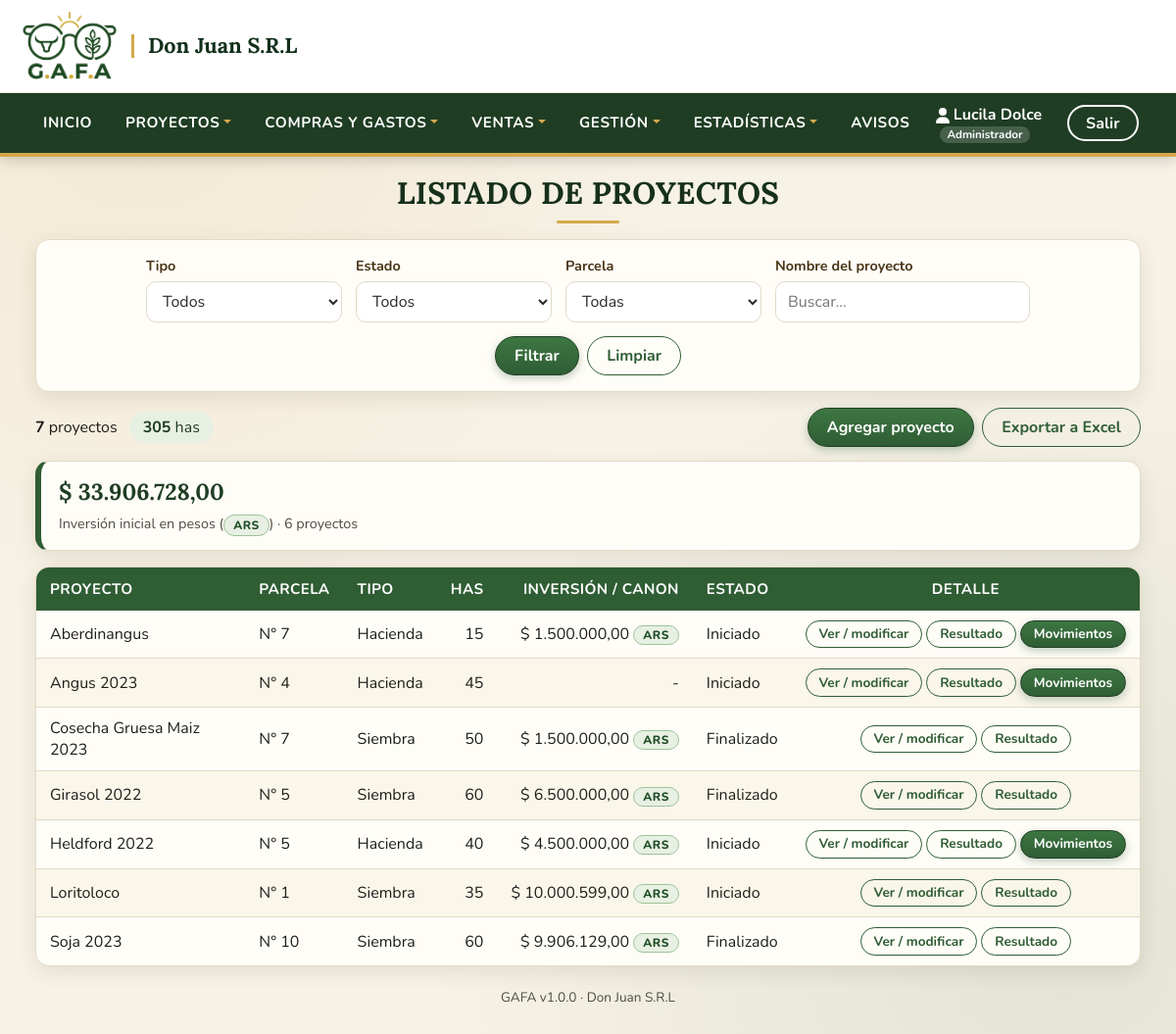
Page /todosLosProyectos.php?error (signed in) on the committed database.
### tables this page shows
CREATE TABLE `usuarios` (
  `id_usuario` int(11) NOT NULL AUTO_INCREMENT,
  `usuario` varchar(45) NOT NULL,
  `password` varchar(255) NOT NULL,
  `nombre` varchar(45) NOT NULL,
  `apellido` varchar(45) NOT NULL,
  `id_tipoUsuario` int(11) NOT NULL,
  `id_EstadoUsuario` int(1) NOT NULL,
  PRIMARY KEY (`id_usuario`)
);

CREATE TABLE `proyectos` (
  `id_Proyecto` int(11) NOT NULL AUTO_INCREMENT,
  `id_Parcela` int(11) NOT NULL,
  `nombreProyecto` varchar(45) NOT NULL,
  `id_TipoProyecto` int(11) NOT NULL,
  `cantidadHas` int(11) NOT NULL,
  `id_EstadoProyecto` int(11) NOT NULL,
  PRIMARY KEY (`id_Proyecto`)
);

CREATE TABLE `tipoproyecto` (
  `id_tipoProyecto` int(11) NOT NULL AUTO_INCREMENT,
  `tipoProyecto` varchar(45) NOT NULL,
  PRIMARY KEY (`id_tipoProyecto`)
);

CREATE TABLE `estadoproyecto` (
  `id_EstadoProyecto` int(11) NOT NULL AUTO_INCREMENT,
  `estado` varchar(45) NOT NULL,
  PRIMARY KEY (`id_EstadoProyecto`)
);

### todosLosProyectos.php (the view, shortened to what the rows shown need)
<?php
include('./Template/Cabecera.php');
include('./Modelo/Conexion.php');
include_once('./Modelo/Auth.php');
include_once('./Modelo/Proyectos.php');
$f = filtrosProyectos($_GET);
$proyectos = consultarProyectos($conexion, $f);
$invMon = totalesPorMoneda(array_filter($proyectos, function ($p) { return $p['inversion'] !== null && $p['monedaInversion']; }), 'inversion', 'monedaInversion');
?>
<center>
    <h1>LISTADO DE PROYECTOS</h1>
    <?php if ($invMon) { ?>
        <?php foreach ($invMon as $mon => $t) { ?>
            <span>Inversión inicial en <?php echo e(strtolower(nombreMoneda($mon))); ?> (<?php echo chipMoneda($mon); ?>) · <?php echo (int)$t['cantidad']; ?> proyecto<?php echo $t['cantidad'] === 1 ? '' : 's'; ?></span>
        <?php } ?>
    <?php } ?>
    <?php if (!$proyectos) { ?>
    <p class="sin-datos">No hay proyectos para mostrar<?php echo hayFiltrosProyectos($f) ? ' con esos filtros' : ''; ?>.</p>
    <?php } else { ?>
    <table>
        <thead>
        <tr>
            <th>Proyecto</th>
            <th>Parcela</th>
            <th>Tipo</th>
            <th style="text-align:right;">Has</th>
            <th style="text-align:right;">Inversión / canon</th>
            <th>Estado</th>
            <th style="text-align:center;">Detalle</th>
        </tr>
        </thead>
        <tbody>
        <?php foreach ($proyectos as $p) { ?>
        <tr>
            <td><?php echo e($p['nombreProyecto']); ?></td>
            <td>N° <?php echo (int)$p['id_Parcela']; ?></td>
            <td><?php echo e($p['tipoProyecto']); ?></td>
            <td style="text-align:right;"><?php echo (int)$p['cantidadHas']; ?></td>
            <td class="nowrap" style="text-align:right;">
                <?php if ($p['canon'] !== null) { ?>
                    <?php echo e(montoMoneda($p['canon'], $p['monedaCanon'])); ?> <?php echo chipMoneda($p['monedaCanon']); ?><br><small><?php echo e($p['periodicidad']); ?></small>
                <?php } elseif ($p['inversion'] !== null && $p['monedaInversion']) { ?>
                    <?php echo e(montoMoneda($p['inversion'], $p['monedaInversion'])); ?> <?php echo chipMoneda($p['monedaInversion']); ?>
                <?php } elseif ($p['inversion'] !== null) { ?>
                    <?php echo e(number_format((float)$p['inversion'], 2, ',', '.')); ?>
                <?php } else { ?>-<?php } ?>
            </td>
            <td><?php echo e($p['estado']); ?></td>
            <td class="text-center text-nowrap">
                <a class="btn btn-sm btn-outline-success" href="./detalleProyecto.php?no=<?php echo (int)$p['id_Proyecto']; ?>">Ver / modificar</a>
                <a class="btn btn-sm btn-outline-success" href="./resultados.php?no=<?php echo (int)$p['id_Proyecto']; ?>">Resultado</a>
                <?php if ((int)$p['id_TipoProyecto'] === 1) { ?>
                <a class="btn btn-sm btn-success" href="./movimientosHacienda.php?no=<?php echo (int)$p['id_Proyecto']; ?>">Movimientos</a>
                <?php } ?>
            </td>
        </tr>
        <?php } ?>
        </tbody>
    </table>
    <?php } ?>
</center>
<?php
include('./Template/Pie.php');
?>

### Template/Cabecera.php (shortened to what the rows shown need)
<?php
include ("./Modelo/Conexion.php");
include_once('./Modelo/Auth.php');
include_once('./Modelo/Empresa.php');
$iduser = $_SESSION['usuario'];
$stmtCab = $conexion->prepare("SELECT * FROM usuarios WHERE usuario = ?");
$stmtCab->bind_param("s", $iduser);
$stmtCab->execute();
$row = $stmtCab->get_result()->fetch_assoc();
$nombre = nombrePropio($row['nombre']);
$apellido = nombrePropio($row['apellido']);
$puedeEscribir = puedeEscribir($conexion);
$rolNombre = nombreRol(rolUsuario($conexion));
?>
<!DOCTYPE html>
<html lang="es">
<head>
    <link href="https://cdn.jsdelivr.net/npm/bootstrap@5.2.0-beta1/dist/css/bootstrap.min.css" rel="stylesheet">
    <link href="https://unpkg.com/aos@2.3.1/dist/aos.css" rel="stylesheet">
	<link rel="stylesheet" href="estilos.css">
	<link rel="stylesheet" href="Css/tema.css">
</head>
<body>
<header class="hea-pri" >
    <nav class="navbar navbar-expand-lg navbar-light" style="border-bottom: 1px solid #0a6111;">
        <div class="container-fluid navpri">
            <div class="exit">
				<div class="exit-name">
				<p><svg xmlns="http://www.w3.org/2000/svg" height="1em" viewBox="0 0 448 512"><path d="M224 256A128 128 0 1 0 224 0a128 128 0 1 0 0 256zm-45.7 48C79.8 304 0 383.8 0 482.3C0 498.7 13.3 512 29.7 512H418.3c16.4 0 29.7-13.3 29.7-29.7C448 383.8 368.2 304 269.7 304H178.3z"/></svg>&nbsp<?php echo htmlspecialchars($nombre." ".$apellido, ENT_QUOTES, 'UTF-8'); ?> <small class="rol-usuario"><?php echo e($rolNombre); ?></small></p>
				</div>
			</div>
        </div>
    </nav>
</header>

### Modelo/Moneda.php (shortened to what the rows shown need)
<?php
function tablaExiste($conexion, string $tabla): bool
{
    $stmt = $conexion->prepare("SELECT 1 FROM information_schema.tables WHERE table_schema = DATABASE() AND table_name = ?");
    $stmt->bind_param("s", $tabla);
    $stmt->execute();
    $existe = (bool)$stmt->get_result()->fetch_row();
    return $existe;
}
function columnaExiste($conexion, string $tabla, string $columna): bool
{
    $stmt = $conexion->prepare("SELECT 1 FROM information_schema.columns WHERE table_schema = DATABASE() AND table_name = ? AND column_name = ?");
    $stmt->bind_param("ss", $tabla, $columna);
    $stmt->execute();
    $existe = (bool)$stmt->get_result()->fetch_row();
    return $existe;
}
function simboloMoneda(?string $codigo): string
{
    $codigo = strtoupper(trim((string)$codigo));
    if ($codigo === 'ARS' || $codigo === '') return '$';
    return $codigo;
}
function montoMoneda($valor, ?string $codigo): string
{
    return simboloMoneda($codigo) . ' ' . number_format((float)$valor, 2, ',', '.');
}
function chipMoneda(?string $codigo): string
{
    $c = strtoupper(trim((string)$codigo));
    $clase = $c === 'USD' ? 'moneda-usd' : 'moneda-ars';
    return '<span class="chip-moneda ' . $clase . '">' . htmlspecialchars($c !== '' ? $c : '-', ENT_QUOTES, 'UTF-8') . '</span>';
}

### rows in the picture
usuarios: nombre+apellido "Lucila Dolce", id_tipoUsuario "Administrador"
proyectos: nombreProyecto "Aberdinangus", id_Parcela "7", id_TipoProyecto.tipoProyecto "Hacienda", cantidadHas "15", monedaInversion "$ 1.500.000,00", c "ARS", id_EstadoProyecto.estado "Iniciado"
proyectos: nombreProyecto "Angus 2023", id_Parcela "4", id_TipoProyecto.tipoProyecto "Hacienda", cantidadHas "45", id_EstadoProyecto.estado "Iniciado"
proyectos: nombreProyecto "Cosecha Gruesa Maiz 2023", id_Parcela "7", id_TipoProyecto.tipoProyecto "Siembra", cantidadHas "50", monedaInversion "$ 1.500.000,00", c "ARS", id_EstadoProyecto.estado "Finalizado"
proyectos: nombreProyecto "Girasol 2022", id_Parcela "5", id_TipoProyecto.tipoProyecto "Siembra", cantidadHas "60", monedaInversion "$ 6.500.000,00", c "ARS", id_EstadoProyecto.estado "Finalizado"
proyectos: nombreProyecto "Heldford 2022", id_Parcela "5", id_TipoProyecto.tipoProyecto "Hacienda", cantidadHas "40", monedaInversion "$ 4.500.000,00", c "ARS", id_EstadoProyecto.estado "Iniciado"
proyectos: nombreProyecto "Loritoloco", id_Parcela "1", id_TipoProyecto.tipoProyecto "Siembra", cantidadHas "35", monedaInversion "$ 10.000.599,00", c "ARS", id_EstadoProyecto.estado "Iniciado"
proyectos: nombreProyecto "Soja 2023", id_Parcela "10", id_TipoProyecto.tipoProyecto "Siembra", cantidadHas "60", monedaInversion "$ 9.906.129,00", c "ARS", id_EstadoProyecto.estado "Finalizado"

### other values in the picture
$emp['nombre'] "Don Juan S.R.L"
count($proyectos) "7"
$totalHas "305"
montoMoneda($t['total'], $mon) "$ 33.906.728,00"
nombreMoneda($mon) "pesos"
$t['cantidad'] "6"
GAFA_VERSION "1.0.0"
empresa()['nombre'] "Don Juan S.R.L"
